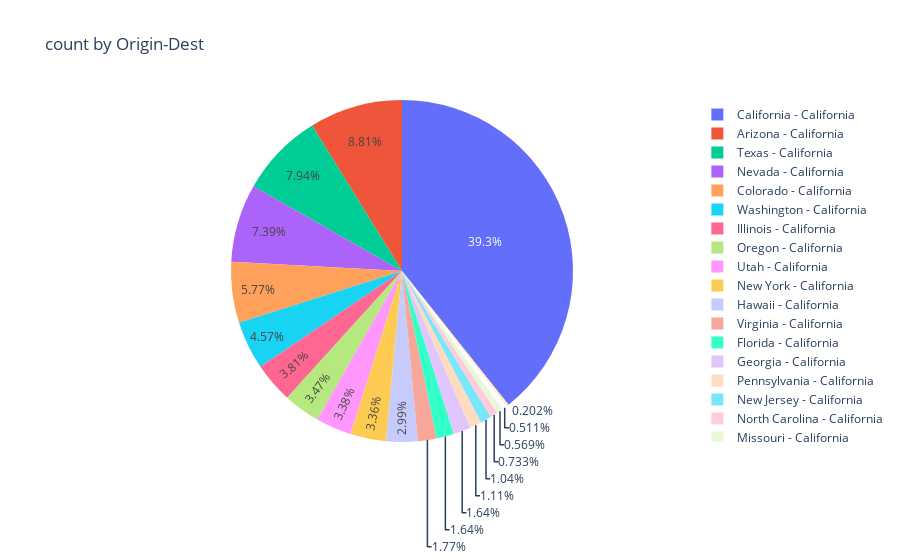

Notebook source saved alongside this figure:
### Code cell
origin_dest_plot(df,dates[0],dates[10],"count").show()

### Figure 1 — Plotly figure (JSON) as saved in the notebook; plotly's stock layout.template omitted (floating-point values rounded to 4 significant figures)
{"data": [{"domain": {"x": [0, 1], "y": [0, 1]}, "hovertemplate": "Origin-Dest=%{label}<br>count=%{value}<extra></extra>", "labels": ["California - California", "Texas - California", "Hawaii - California", "Florida - California", "Georgia - California", "Arizona - California", "New York - California", "Nevada - California", "Colorado - California", "Washington - California", "Louisiana - California", "North Carolina - California", "Illinois - California", "Oregon - California", "Utah - California", "Virginia - California", "Michigan - California", "Pennsylvania - California", "New Jersey - California", "Missouri - California"], "legendgroup": "", "name": "", "showlegend": true, "type": "pie", "values": [8150, 1647, 620, 341, 341, 1827, 697, 1532, 1197, 948, 42, 152, 790, 720, 702, 368, 106, 230, 216, 118]}], "layout": {"legend": {"tracegroupgap": 0}, "title": {"text": "count by Origin-Dest"}}}
